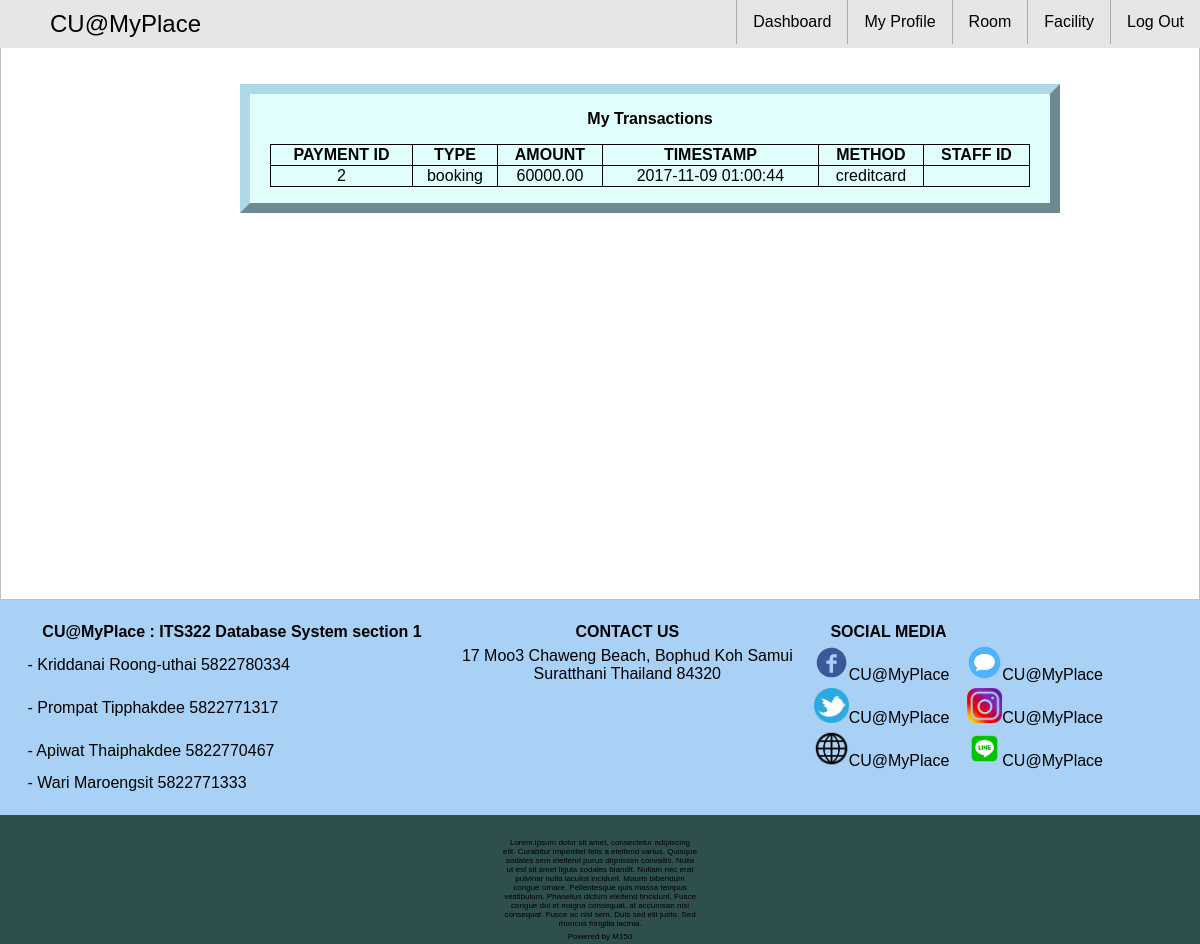
The page /newpage/mytransaction.php (signed in) on the database its author committed.
### tables this page shows
CREATE TABLE `payment` (
  `idpayment` int(11) NOT NULL,
  `timestamp` datetime DEFAULT NULL,
  `amount` decimal(10,2) NOT NULL,
  `user_iduser` int(11) NOT NULL,
  `method` enum('cash','creditcard') NOT NULL,
  `cardno` varchar(45) NOT NULL,
  `staff_idstaff` int(11) DEFAULT NULL,
  `type` enum('booking','service','','') NOT NULL
);

### newpage/mytransaction.php (the view, shortened to what this page needs)
<?php
  require_once('helperfunction.php');
  require_once('connect.php');
?>
<html>
<head>
  <link rel="stylesheet" href="default.css">
</head>
<body>
    <div class="container">
      <div id="mytransaction_info">
        <p><b>My Transactions</b></p>
      <table>
        <tr>
          <th>PAYMENT ID</th>
          <th>TYPE</th>
          <th>AMOUNT</th>
          <th>TIMESTAMP</th>
          <th>METHOD</th>
          <th>STAFF ID</th>
        </tr>
        <?php
        $q = "SELECT * FROM payment WHERE payment.user_iduser = ".$_SESSION['userinfo']['iduser'].";";
        $result = $mysqli->query($q);
        if (!$result) {
          echo "error";
        }else {
          while ($row = $result->fetch_array()) {
            echo "<tr>
                    <td>".$row['idpayment']."</td>
                    <td>".$row['type']."</td>
                    <td>".$row['amount']."</td>
                    <td>".$row['timestamp']."</td>
                    <td>".$row['method']."</td>
                    <td>".$row['staff_idstaff']."</td>
            </tr>";
          }
        }
         ?>
      </table>
      </div>
        <td><img src="img/home1.jpg" height="600" width="100%"></td>
  </div>
  </body>
</html>

### newpage/default.css (style rules this page uses)
body { width: 100%; padding: 0px; margin: 0px; font-family: sans-serif; }
.container { width: 100%; }
#mytransaction_info { border: 10px outset lightblue; float: left; background-color:#DFFEFC; height: auto; width: 800px; position: absolute; margin: 7% 25% 7% 20%; z-index: 1; text-align: center; }
#mytransaction_info table { position: relative; border-collapse: collapse; border: 1px solid black; text-align: center; margin: auto auto 2% auto ; width: 95%; }
#mytransaction_info th { border-collapse: collapse; border: 1px solid black; width: auto; }
#mytransaction_info td { border-collapse: collapse; border: 1px solid black; }
#mytransaction_info tr { border-collapse: collapse; border: 1px solid black; }

### rows shown on the page
payment: idpayment "2", type "booking", amount "60000.00", timestamp "2017-11-09 01:00:44", method "creditcard"
